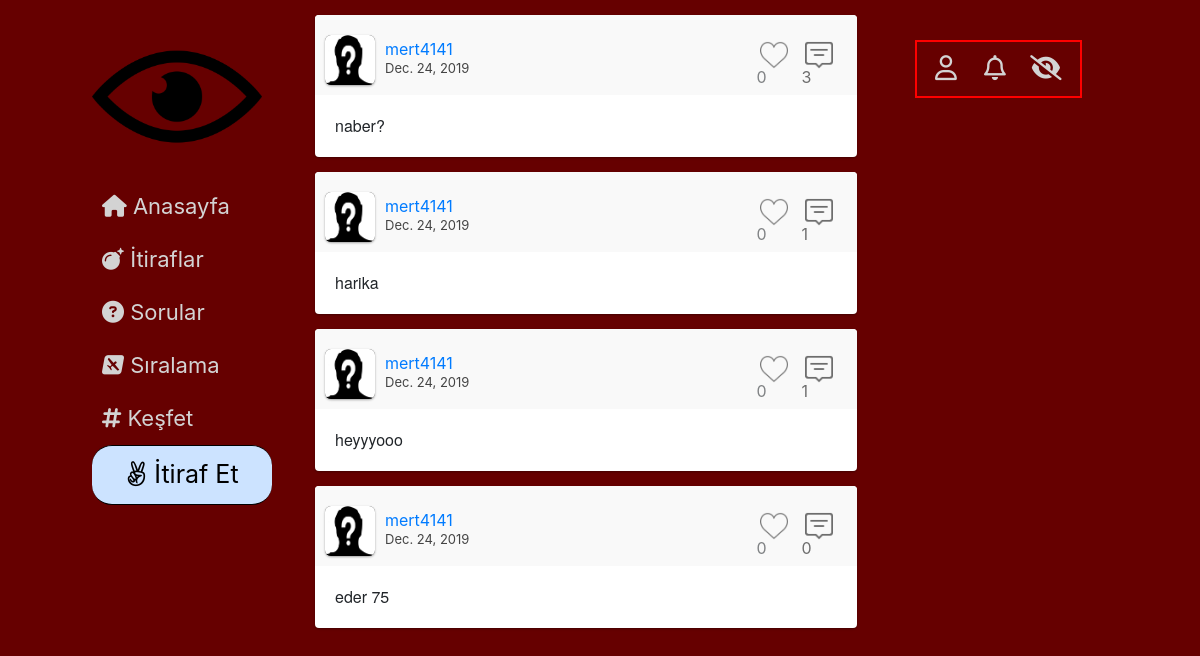
Screenshot of /kesfet/ (signed in) with the database file from the repository.
### website/models.py (models this page shows, shortened)
class Post(models.Model):
    Post_Type = (
        ('Post', 'Post'),
        ('Soru', 'Soru'),
        ('Yorum', 'Yorum')
    )
    Category = (
        ('Aşk', 'Aşk'),
        ('Dost Kazığı', 'Dost Kazığı'),
        ('Avcılar', 'Avcılar'),
        ('Civcivler', 'Civcivler'),
        ('Profesyonellik içerenler', 'Profesyonellik içerenler'),
        ('Diğer', 'Diğer')
    )
    publish_by = models.ForeignKey(UserProfile, on_delete=models.CASCADE)
    post_type = models.CharField(max_length=20, choices=Post_Type)
    category = models.CharField(max_length=50, choices=Category)
    publish_date = models.DateField()
    content = models.TextField(max_length=2000)
    likes = models.ManyToManyField(User, blank=True, related_name='post_likes')
    replycount = models.IntegerField(default=0)
    def get_reply_url(self):
        return f"/cevapla/{self.pk}/"
    def get_like_api_url(self):
        return f"/begen/api/{self.pk}/"

class UserProfile(models.Model):
    GENDER = (
        ('E', 'Erkek'),
        ('K', 'Kadın'),
    )
    FACULTY = (
        ('Mühendislik', 'Mühendislik'),
        ('Mimarlık', 'Mimarlık'),
        ('Fen-Edebiyat', 'Fen-Edebiyat'),
        ('İktisadi-İdari', 'İktisadi-İdari'),
        ('Güzel Sanatlar', 'Güzel Sanatlar')
    )
    gender = models.CharField(max_length=1, choices=GENDER)
    faculty = models.CharField(max_length=20, choices=FACULTY)
    birthdate = models.DateField()
    createdat = models.DateField()
    following = models.ManyToManyField('self', symmetrical=False, through='Follower_List')
    postCount = models.IntegerField(blank=True, null=True)
    point = models.IntegerField(default=0)
    user = models.ForeignKey(User, on_delete=models.CASCADE)
    def get_profile_url(self):
        return f"/profil/{self.pk}/"

### website/views.py (the view)
    def wrapper(request, *args, **kw):
        user = request.user
        if not user.is_authenticated:
            return redirect('login')
        else:
            return function(request, *args, **kw)

### website/views.py (called while the page is built)
def my_login_required(function):
    def wrapper(request, *args, **kw):
        user = request.user
        if not user.is_authenticated:
            return redirect('login')
        else:
            return function(request, *args, **kw)
    return wrapper

### templates/kesfet.html (shortened to what this page needs)
{% extends 'base.html' %}
{% block content %}
            <div id="main-window">
               {% for post in post_list reversed %}
               {% include "classic-post.html" with post=post%}
                {% endfor %}
        </div>
{% endblock %}

### templates/classic-post.html (shortened to what this page needs)
{% load static %}
 <div class="post">
                    <div class="user">
                        <div class="user-img"> {% ifequal post.publish_by.gender 'E' %}
              <img src="{% static 'media/erkek.png' %}" alt="profil resmi">
          {% endifequal %}
          </div>
                        <div class="user-info">
                            <a href="{{ post.publish_by.get_profile_url }}"><div class="user-name">{{ post.publish_by.user.username }}</div></a>
                            <span class="post-date">{{post.publish_date}}</span>
                        </div>
                        <div class="actions">
                            {% if request.user in post.likes.all %}
                               <span> <a  data-href="{{ post.get_like_api_url }}"  data-likes={{ post.likes.count }} class="like_button">  <span class="like-red like-ch" > <div class="like-count">{{ post.likes.count }}</div></span> </a></span>
                            {% else %}
                              <span><a  data-href="{{ post.get_like_api_url }}"  data-likes={{ post.likes.count }} class="like_button"> <span class="no-like like-ch" id="like"><div class="like-count">{{ post.likes.count }}</div></span></a></span>
                            {% endif %}
                           <span id="comment-span"> <a href="{{ post.get_reply_url }}"><span class="comment" ><div id="comment-count"> {{ post.replycount }}</div> </span></a></span>
                        </div>
                    </div>
                    <div class="content">
                       {{ post.content }}
                    </div>
                </div>

### website/static/css/main.css (style rules this page uses)
#main-window { position: relative; left: 0; right: 0; width: 95%; }
.post { margin: 15px auto 10px; width: 100%; background: #fff; border-radius: 4px; box-shadow: 0 1px 3px rgba(0, 0, 0, 0.12), 0 1px 2px rgba(0, 0, 0, 0.24); transition: all 0.2s ease-in-out; overflow: hidden; }
.post .user { padding: 10px; position: relative; background: #f9f9f9; overflow: hidden; }
.post .user .user-img { margin-top: 10px; margin-right: 10px; width: 50px; height: 50px; float: left; border-radius: 6px; background: #444; box-shadow: 0 1px 3px rgba(0, 0, 0, 0.12), 0 1px 2px rgba(0, 0, 0, 0.24); overflow: hidden; }
.post .user .user-img img { position: relative; width: 100%; height: 100%; }
.post .user .user-info { padding-top: 15px; margin-right: 10px; width: calc(100% - 190px); height: 45px; line-height: 18px; float: left; color: #98d; }
.post .user .user-info .post-date { font-size: 13px; color: #444; }
.post .user .actions { float: right; margin-right: 10px }
.post .user .actions span { margin-right: 10px; width: 35px; height: 60px; float: left; display: block; cursor: pointer; overflow: hidden; background-size: 80%; background-position: 50% 50%; background-repeat: no-repeat; opacity: 0.75; transition: 0.25s opacity ease-in-out; }
#comment-count { text-decoration: none; color: black !important; }
.post .user .actions span:last-child { margin-right: 0; }
.no-like { background-image: url('/static/media/no_like.png'); }
.post .content { padding: 20px; font-size: 16px; line-height: 22px; font-family: 'Helvetica Neue'; overflow: hidden; }
.like-count { position: relative; padding-top: 40px; }
.comment { position: relative; padding-top: 40px; }

### rows the page displays
Post: publish_by.user.username "mert4141", publish_date "Dec. 24, 2019", likes.count "0", replycount "3", content "naber?"
Post: publish_by.user.username "mert4141", publish_date "Dec. 24, 2019", likes.count "0", replycount "1", content "harika"
Post: publish_by.user.username "mert4141", publish_date "Dec. 24, 2019", likes.count "0", replycount "1", content "heyyyooo"
Post: publish_by.user.username "mert4141", publish_date "Dec. 24, 2019", likes.count "0", replycount "0", content "eder 75"
